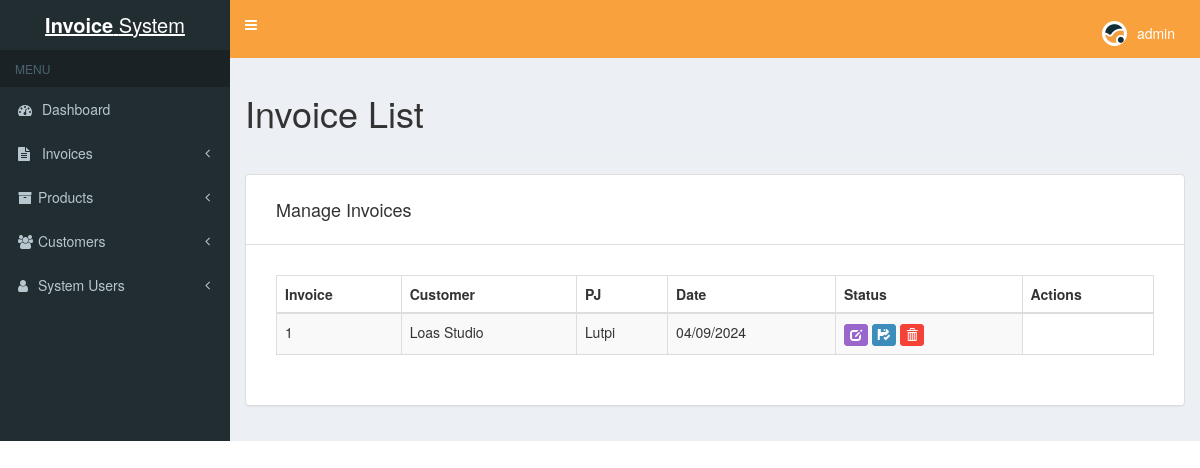
Page /invoice-list.php (signed in) on the earlier database version.
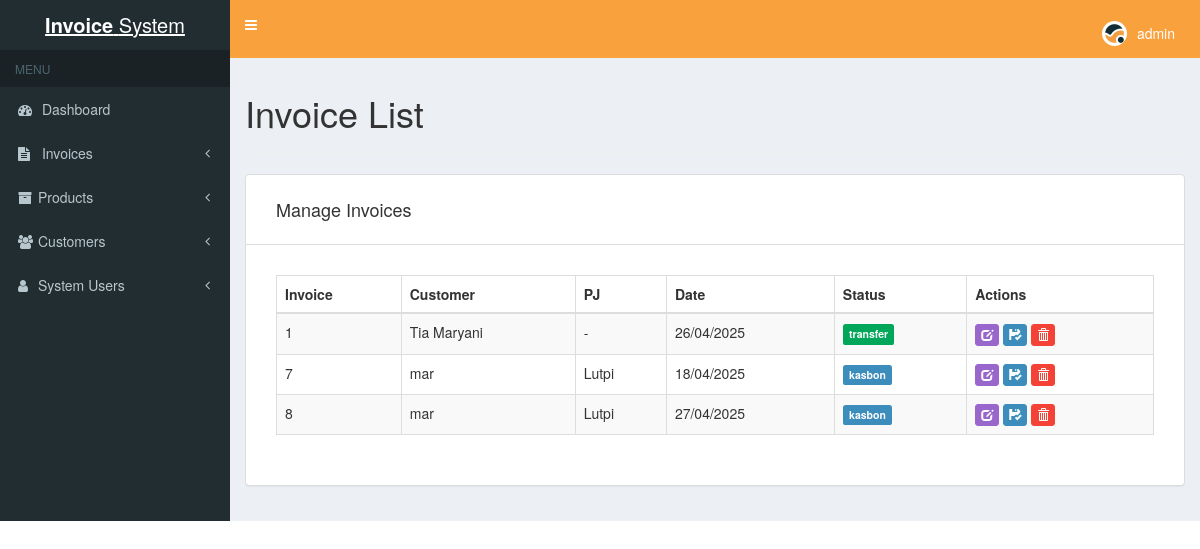
Same page on the later database version.
### tables this page shows
CREATE TABLE `invoices` (
  `id` int NOT NULL,
  `invoice` varchar(255) DEFAULT NULL,
  `customer_email` text,
  `invoice_date` varchar(255) DEFAULT NULL,
  `subtotal` decimal(10,0) DEFAULT NULL,
  `discount` decimal(10,0) DEFAULT NULL,
  `total` decimal(10,0) DEFAULT NULL,
  `status` varchar(255) DEFAULT NULL,
  `id_pegawai` int DEFAULT NULL
);

CREATE TABLE `customers` (
  `id` int NOT NULL,
  `invoice` varchar(255) NOT NULL,
  `name` varchar(255) NOT NULL,
  `email` varchar(255) NOT NULL,
  `phone` varchar(100) NOT NULL
);

CREATE TABLE `pegawai` (
  `id_pegawai` int NOT NULL,
  `nama` varchar(100) NOT NULL,
  `jabatan` varchar(100) NOT NULL
);

### functions.php (the view, shortened to what this page needs)
<?php
function getInvoices()
{
	try {
		$mysqli = new mysqli(DATABASE_HOST, DATABASE_USER, DATABASE_PASS, DATABASE_NAME);
		$query = "SELECT i.invoice, c.name, i.invoice_date, i.status, c.email, i.customer_email, e.nama
			FROM invoices i
			JOIN customers c ON c.invoice = i.invoice
			LEFT JOIN pegawai e ON e.id_pegawai = i.id_pegawai
			ORDER BY i.invoice";
		$stmt = $mysqli->prepare($query);
		$stmt->execute();
		$results = $stmt->get_result();
		if ($results->num_rows > 0) {
			print '<table class="table table-striped table-hover table-bordered" id="data-table" cellspacing="0"><thead>
			<tr>
				<th>Invoice</th>
				<th>Customer</th>
				<th>PJ</th>
				<th>Date</th>
				<th>Status</th>
				<th>Actions</th>
			</tr></thead><tbody>';
			while ($row = $results->fetch_assoc()) {
				print '
				<tr>
					<td>' . htmlspecialchars($row["invoice"]) . '</td>
					<td>' . htmlspecialchars($row["name"]) . '</td>
					<td>' . htmlspecialchars($row["nama"] ?? '-') . '</td>
				    <td>' . htmlspecialchars($row["invoice_date"]) . '</td>
				';
				if ($row['status'] == "kasbon") {
					print '<td><span class="label label-primary">' . htmlspecialchars($row['status']) . '</span></td>';
				} elseif ($row['status'] == "transfer") {
					print '<td><span class="label label-success">' . htmlspecialchars($row['status']) . '</span></td>';
				}
				print '
				    <td>
				        <a href="invoice-edit.php?id=' . htmlspecialchars($row["invoice"]) . '" class="btn btn-primary btn-xs" title="Edit">
				            <span class="glyphicon glyphicon-edit" aria-hidden="true"></span>
				        </a>
				        <a href="invoice-pdf.php?id=' . htmlspecialchars($row["invoice"]) . '" class="btn btn-pdf btn-xs" title="Pdf Marketlab">
				            <span class="glyphicon glyphicon-floppy-saved" aria-hidden="true"></span>
				        </a>
				        <a href="#"
							data-invoice-id="' . htmlspecialchars($row['invoice']) . '"
							class="btn btn-danger btn-xs delete-invoice"
							title="Hapus">
				            <span class="glyphicon glyphicon-trash" aria-hidden="true"></span>
				        </a>
				    </td>
			    </tr>
			';
			}
			print '</tr></tbody></table>';
		} else {
			echo "<p>Tidak ada faktur untuk ditampilkan.</p>";
		}
	} catch (Exception $e) {
		error_log('Kesalahan dalam getInvoices: ' . $e->getMessage());
		echo "<p>Terjadi kesalahan saat memuat daftar faktur. Silakan coba lagi nanti.</p>";
	}
}

### header.php (shortened to what this page needs)
<!DOCTYPE html>
<html>
<head>
  <link rel="stylesheet" href="https://cdnjs.cloudflare.com/ajax/libs/font-awesome/4.5.0/css/font-awesome.min.css">
  <link rel="stylesheet" href="https://cdnjs.cloudflare.com/ajax/libs/ionicons/2.0.1/css/ionicons.min.css">
  <link rel="stylesheet" href="css/AdminLTE.css">
  <link rel="stylesheet" href="css/skin-green.css">
  <link rel="stylesheet" href="css/bootstrap.min.css">
  <link rel="stylesheet" href="css/bootstrap.datetimepicker.css">
  <link rel="stylesheet" href="//cdn.datatables.net/1.10.7/css/jquery.dataTables.css">
  <link rel="stylesheet" href="//cdn.datatables.net/plug-ins/1.10.7/integration/bootstrap/3/dataTables.bootstrap.css">
  <link rel="stylesheet" href="css/styles.css">
</head>
<body class="hold-transition skin-green sidebar-mini">
  <div class="wrapper">
    <header class="main-header">
      <a href="" class="logo">
        <span style="text-decoration:none;" class="logo-lg"><b>Invoice</b> System</span>
      </a>
      <nav class="navbar navbar-static-top" role="navigation">
        <a href="#" class="sidebar-toggle" data-toggle="offcanvas" role="button">
        </a>
        <div class="navbar-custom-menu">
          <ul class="nav navbar-nav">
            <li class="dropdown user user-menu">
              <a href="#" class="dropdown-toggle" data-toggle="dropdown">
                <img src="images/admin.jpeg" class="user-image" alt="User Image">
                <span class="hidden-xs"><?php echo $_SESSION['login_username'];?></span>
              </a>
            </li>
          </ul>
        </div>
      </nav>
    </header>
    <aside class="main-sidebar">
      <section class="sidebar">
        <ul class="sidebar-menu">
          <li class="header">MENU</li>
          <li class="treeview">
            <a href="dashboard.php"><i class="fa fa-tachometer"></i> <span>Dashboard</span>
            </a>
          </li>
          <li class="treeview">
            <a href="#"><i class="fa fa-file-text"></i> <span>Invoices</span>
              <span class="pull-right-container">
                <i class="fa fa-angle-left pull-right"></i>
              </span>
            </a>
          </li>
          <li class="treeview">
            <a href="#"><i class="fa fa-archive"></i><span>Products</span>
              <span class="pull-right-container">
                <i class="fa fa-angle-left pull-right"></i>
              </span>
            </a>
          </li>
          <li class="treeview">
            <a href="#"><i class="fa fa-users"></i><span>Customers</span>
              <span class="pull-right-container">
                <i class="fa fa-angle-left pull-right"></i>
              </span>
            </a>
          </li>
          <li class="treeview">
            <a href="#"><i class="fa fa-user"></i><span>System Users</span>
              <span class="pull-right-container">
                <i class="fa fa-angle-left pull-right"></i>
              </span>
            </a>
          </li>
        </ul>
      </section>
    </aside>
    <div class="content-wrapper">
      <section class="content">

### invoice-list.php (shortened to what this page needs)
<?php
include('header.php');
include('functions.php');
?>
<h1>Invoice List</h1>
<hr>
<div class="row">
	<div class="col-xs-12">
		<div class="panel panel-default">
			<div class="panel-heading">
				<h4>Manage Invoices</h4>
			</div>
			<div class="panel-body form-group form-group-sm">
				<?php getInvoices(); ?>
			</div>
		</div>
	</div>
		<?php
	include('footer.php');
?>

### footer.php
  </section>
  </div>
</div>
</body>
</html>

### css/skin-green.css (style rules this page uses)
.skin-green .main-header .navbar { background-color: #f9a13d; }
.skin-green .main-header .navbar .nav > li > a { color: #ffffff; }
.skin-green .main-header .navbar .sidebar-toggle { color: #ffffff; }
.skin-green .main-header .navbar .sidebar-toggle { color: #fff; }
.skin-green .main-header .logo { color: #ffffff; border-bottom: 0 solid transparent; }
.skin-green .wrapper, .skin-green .main-sidebar, .skin-green .left-side { background-color: #222d32; }
.skin-green .sidebar-menu > li.header { color: #4b646f; background: #1a2226; }
.skin-green .sidebar-menu > li > a { border-left: 3px solid transparent; }
.skin-green .sidebar a { color: #b8c7ce; }

### css/styles.css (style rules this page uses)
body { padding: 0; }
.btn-primary { background-color: #9966cc; border-color: #9966cc; }
.btn-danger { background-color: #f44336; border-color: #f44336; }
.btn-pdf { background-color: #3c8dbc; border-color: #3c8dbc; color: #fff; }
.panel-body { padding: 30px 30px 15px 30px; }
.panel-heading { padding: 15px 30px 15px 30px; }
.user { margin-top: 8px; margin-right: 10px; }

Differences in the rows shown:
removed invoices: invoice "1", customers.name "Loas Studio", id_pegawai.nama "Lutpi", invoice_date "04/09/2024"
added invoices: invoice "1", customers.name "Tia Maryani", nama "-", invoice_date "26/04/2025", status "transfer"
added invoices: invoice "7", customers.name "mar", id_pegawai.nama "Lutpi", invoice_date "18/04/2025", status "kasbon"
added invoices: invoice "8", customers.name "mar", id_pegawai.nama "Lutpi", invoice_date "27/04/2025", status "kasbon"
